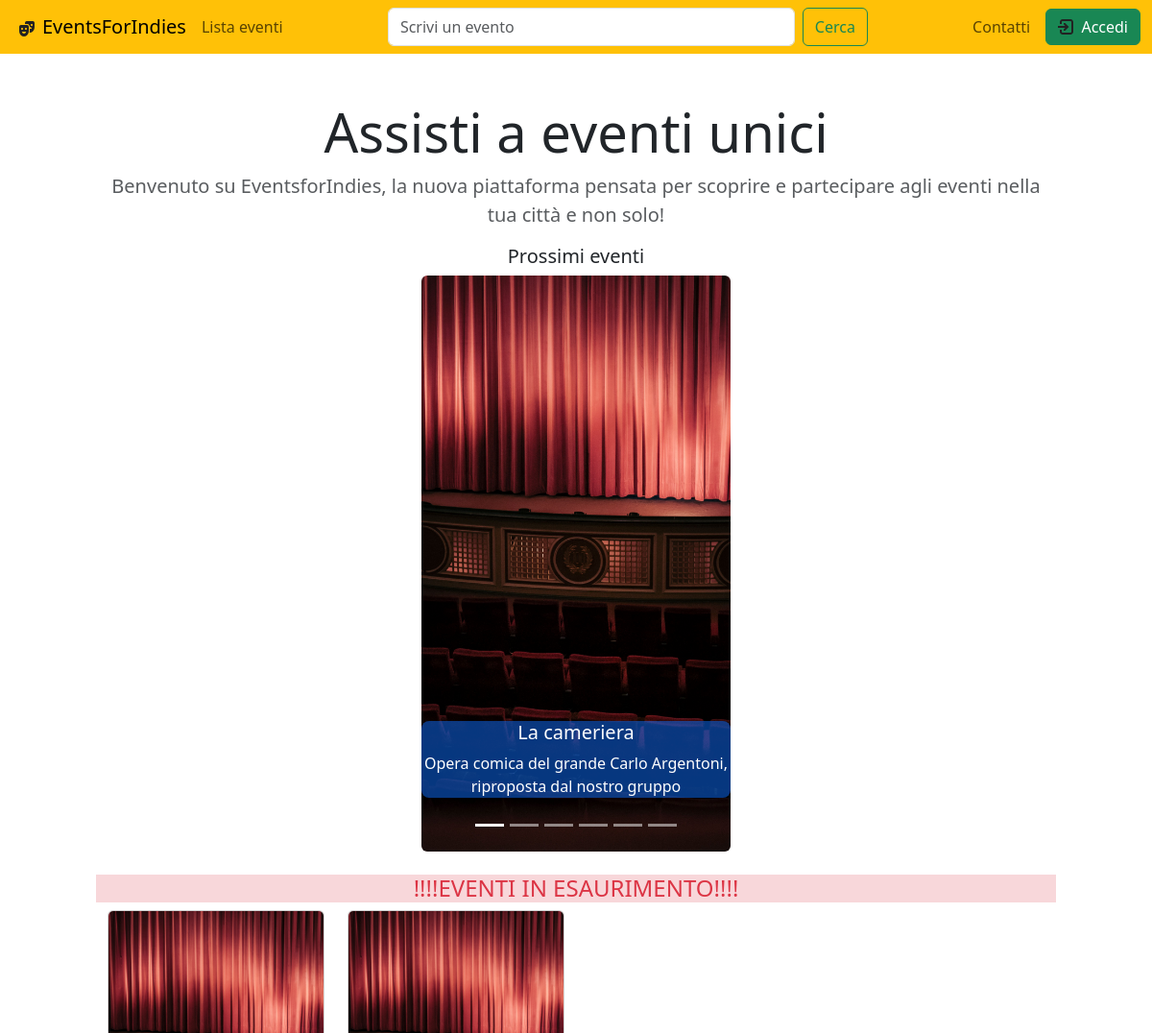
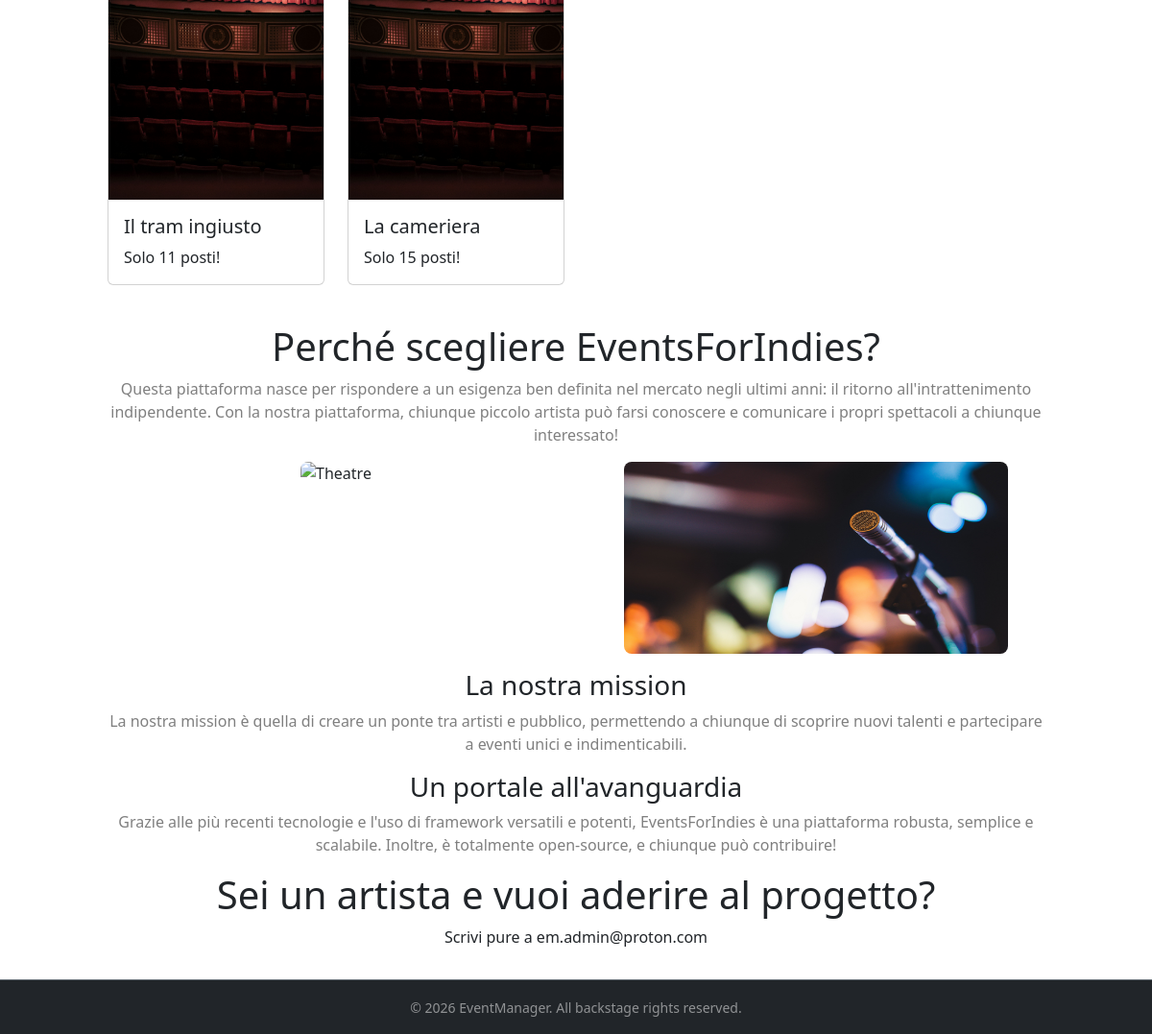
The page / on the database its author committed (2 pictures, top to bottom).
### apps/events/models.py (models this page shows, shortened)
class Event(BaseModel):
    title = models.CharField(max_length=255)
    organizer = models.ForeignKey(settings.AUTH_USER_MODEL, on_delete=models.CASCADE, related_name='organized_events')
    description = models.TextField(blank=True)
    date = models.DateField(format('%d/%m/%Y'), validators=[check_date])
    time = models.TimeField(format('%H:%M'))
    category = models.ForeignKey(Category, on_delete=models.PROTECT,related_name='events') #for many-to-one
    price = models.DecimalField(max_digits=6, decimal_places=2, default=0.00)
    location = models.ForeignKey(Address, on_delete=models.PROTECT, related_name='events')
    seats = models.PositiveIntegerField(default=0)
    image = models.ImageField(upload_to='event_images/', blank=True, null=True)
    @property
    def remaining_seats(self):
        from apps.tickets.models import Ticket
        tickets_sold = self.event_tickets.count()
        return max(0,self.seats - tickets_sold)

### apps/events/views.py (the view)
# urls.py: path('', views.HomepageCarouselView.as_view(), name='home'),
class HomepageCarouselView(ListView):
    model = Event
    template_name = 'index.html'
    context_object_name = 'upcoming_events'
    def get_queryset(self):
        return Event.objects.filter(date__gte=timezone.now()).prefetch_related('event_tickets').order_by('date')[:7]
    def get_context_data(self, **kwargs):
        context = super().get_context_data(**kwargs)
        context['selling_out_events'] = Event.objects.filter(
            date__gte=timezone.localdate()
        ).annotate(
            sold_tickets=Count('event_tickets')
        ).annotate(
            tickets_remaining=F('seats') - F('sold_tickets')
        ).filter(
            tickets_remaining__gt=0,
            tickets_remaining__lte=15
        ).order_by('tickets_remaining')[:3]
        return context

### templates/index.html (shortened to what this page needs)
{% extends 'base.html' %}
{% load static %}
{% block content %}
    <div class="mt-5 text-center">
        <h1 class="display-4 text-dark">Assisti a eventi unici</h1>
        <p class="lead text-muted mx-auto">
            Benvenuto su EventsforIndies, la nuova piattaforma pensata per scoprire e partecipare agli eventi nella tua
            città e non solo!
        </p>
    </div>
    <div class="row justify-content-center">
        <h5 class="text-center">Prossimi eventi</h5>
        {% if upcoming_events %}
            <div class="col-12 col-md-8">
                <div id="eventCarousel" class="carousel slide carousel-fade" data-bs-ride="carousel">
                    <div class="carousel-indicators">
                        {% for event in upcoming_events %}
                            <button type="button" data-bs-target="#eventCarousel"
                                    data-bs-slide-to="{{ forloop.counter0 }}"
                                    {% if forloop.first %}class="active"{% endif %}
                                    aria-current="true" aria-label="Slide {{ forloop.counter }}">
                            </button>
                        {% endfor %}
                    </div>
                    <div class="carousel-inner">
                        {% for event in upcoming_events %}
                            <div class="carousel-item {% if forloop.first %}active{% endif %}">
                                <a href={% url 'events:event_detail' event.id %}>
                                    <img src="
                                            {% if event.image %}{{ event.image.url }}{% else %}{% static 'img/default_event_image.jpg' %}{% endif %}"
                                         alt="{{ event.title }}" class="d-block w-50 mx-auto rounded-2">
                                <div class="carousel-caption d-block justify-content-center w-50 mx-auto">
                                    <div class="bg-primary rounded-3 bg-opacity-50">
                                        <h5>{{ event.title }}</h5>
                                        <p>{{ event.description|truncatewords:10 }}</p>
                                    </div>
                                </div>
                            </div>
                        {% endfor %}
                    </div>
                </div>
            </div>
        {% else %}
            <p class="text-center">Non ci sono eventi in programma a breve. Cerchi qualcosa in particolare? Usa la barra
                di ricerca o selezionalo dalla lista!</p>
        {% endif %}
    </div>
    {% if selling_out_events %}
        <div class="row mt-4">
            <h4 class="text-center text-danger bg-danger-subtle text-uppercase">!!!!Eventi in esaurimento!!!!</h4>
            {% for event in selling_out_events %}
                <div class="col-3 mb-4">
                    <div class="card h-100">
                        <a href={% url 'events:event_detail' event.id %}><img
                                src="{% if event.image %}{{ event.image.url }}{% else %}
                                {% static 'img/default_event_image.jpg' %}{% endif %}"
                                class="card-img-top img-fluid"
                                alt="{{ event.title }}"></a>
                        <div class="card-body">
                            <h5 class="card-title">{{ event.title }}</h5>
                            <p class="card-text">Solo {{ event.remaining_seats }} posti!</p>
                        </div>
                    </div>
                </div>
            {% endfor %}
        </div>
    {% endif %}
    <div class="text-center page-description py-3">
        <h1 class="page-description">
            Perché scegliere EventsForIndies?
        </h1>
        <p class="text-black-50">Questa piattaforma nasce per rispondere a un esigenza ben definita nel mercato negli
            ultimi anni: il ritorno all'intrattenimento indipendente.
            Con la nostra piattaforma, chiunque piccolo artista può farsi conoscere e comunicare i propri spettacoli a
            chiunque interessato!</p>
        <div class="row justify-content-evenly">
            <div class="col-12 col-md-6">
                <img src="{% static 'img/theatre.jpg' %}" alt="Theatre" class="img-fluid rounded-3 mb-3">
            </div>
            <div class="col-12 col-md-6">
                <img src="{% static 'img/microphone.jpg' %}" alt="Microphone" class="img-fluid rounded-3 mb-3">
            </div>
        </div>
        <h3>La nostra mission</h3>
        <p class="text-black-50">La nostra mission è quella di creare un ponte tra artisti e pubblico, permettendo a
            chiunque di scoprire nuovi talenti e partecipare a eventi unici e indimenticabili.</p>
        <h3>Un portale all'avanguardia</h3>
        <p class="text-black-50">Grazie alle più recenti tecnologie e l'uso di framework versatili e potenti,
            EventsForIndies è una piattaforma robusta, semplice e scalabile.
            Inoltre, è totalmente open-source, e chiunque può contribuire!</p>
        <h1 class="text-center">
            Sei un artista e vuoi aderire al progetto?
        </h1>
        <p> Scrivi pure a em.admin@proton.com</p>
    </div>
{% endblock content %}

### static/css/custom.css (style rules this page uses)
html, body { overscroll-behavior-y: none; }
.page-description img { height: 200px; width: 400px; }
.carousel-item img { height: 600px; width: 600px; object-fit: cover; }

### rows shown on the page
Event: title "La cameriera", description "Opera comica del grande Carlo Argentoni, riproposta dal nostro gruppo", remaining_seats "15"
Event: title "Il tram ingiusto", remaining_seats "11"
